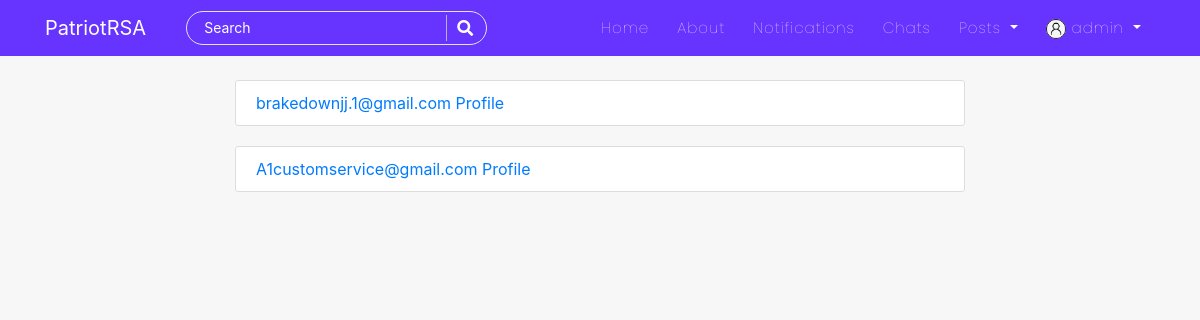
The page /user/all/ (signed in) on the database its author committed.
### users/models.py (models this page shows, shortened)
class Profile(models.Model):
    user = models.OneToOneField(User, on_delete=models.CASCADE)
    is_online = models.BooleanField(default=False)
    following = models.ManyToManyField(User, related_name="following", blank=True)
    friends = models.ManyToManyField(User, related_name='my_friends', blank=True)
    bio = models.CharField(default="",blank=True,null=True,max_length=350)
    date_of_birth = models.CharField(blank=True,max_length=150)
    updated = models.DateTimeField(auto_now=True)
    created = models.DateTimeField(auto_now_add=True)
    image = models.ImageField(default='default.jpg', upload_to='profile_pics',blank=True, null=True)
    def __str__(self):
        return f'{self.user.username} Profile'

### users/views.py (the view)
# urls.py: path('all/', views.ProfileListView.as_view(), name='profile-list-view'),
class ProfileListView(LoginRequiredMixin,ListView):
    model = Profile
    template_name = "users/all_profiles.html"
    context_object_name = "profiles"
    def get_queryset(self):
        return Profile.objects.all().exclude(user=self.request.user)

### users/templates/users/all_profiles.html (shortened to what this page needs)
{% extends "blog/base.html" %}
{% block content %}
<div class="col-md-8 m-auto">
{% for profile in profiles %}
<div class="content-section">
    <a href="{% url 'profile-detail-view' profile.pk %}">{{profile}}</a>
</div>
{% endfor %}
</div>
{% endblock %}

### blog/templates/blog/navbar.html (shortened to what this page needs)
<nav class="navbar navbar-expand-lg navbar-dark bg-steel fixed-top">
    <div class="container">
      <a class="navbar-brand mr-4 pr-3" href="/">PatriotRSA</a>
      <div class="collapse navbar-collapse" id="navbarToggle">
        <div class="navbar-nav mr-auto">
          <div id="searchbar" >
            <form method="GET" action="/search">
              <input required name="query" id="search" type="text" placeholder="Search">
              <button class="search-btn" type="submit"><i class="fas fa-search"></i></button>
            </form>
          </div>
        </div>
        <div class="navbar-nav">
          <a class="nav-item nav-link" href="{% url 'blog-home' %}">Home</a>
          <a class="nav-item nav-link" href="{% url 'blog-about' %}">About</a>
          {% if user.is_authenticated %}
          <a class="nav-item nav-link" href="{% url 'show-notifications' %}">Notifications</a>
          <a class="nav-item nav-link" href="{% url 'room-enroll' %}">Chats</a>
          <div class="dropdown">
            <a class="dropdown-toggle nav-link" href="#" role="button" id="dropdownMenuLink1" data-toggle="dropdown" aria-haspopup="true" aria-expanded="false">
              Posts
            </a>
          </div>
          {% endif %}
          {% if user.is_authenticated %}
            <div class="dropdown">
              <a class="dropdown-toggle nav-link" href="#" role="button" id="dropdownMenuLink2" data-toggle="dropdown" aria-haspopup="true" aria-expanded="false">
                <img class="rounded-circle" style="height: 20px; width: 20px;" src="{{user.profile.image.url}}" alt="">&nbsp;{{user|truncatechars:"10"}}
              </a>
            </div>
          {% else %}
            <a class="nav-item nav-link" href="{% url 'account_login' %}">Login</a>
            <a class="nav-item nav-link" href="{% url 'register' %}">Register</a>
          {% endif %}
        </div>
      </div>
    </div>
</nav>

### blog/static/blog/main.css (style rules this page uses)
body { background: #f7f7f7; color: #333333; margin-top: 5rem; scroll-behavior: smooth; }
.bg-steel { background: #6633FF; }
.site-header .navbar-nav .nav-link { color: #ffffff; font-family:'Poppins'; font-weight: 100; margin: 0px 6px; font-size: 15px; letter-spacing: 1px; }
.content-section { background: #ffffff; padding: 10px 20px; border: 1px solid #dddddd; border-radius: 3px; margin-bottom: 20px; }
#searchbar form { width: auto; display: flex; flex-direction: row; border-radius: 50px; padding: 3px 15px; background-color: transparent; border: 1px solid #e4e4e4; margin-right: 10px; }
#searchbar form input::placeholder { color: #fff; font-size: 14px; }
#searchbar form input { border: none; outline: none; color: #fff; font-size: 15px; flex: 1; background-color:transparent; }
.search-btn { color:#fff; border: none; width: 25px; padding-left: 10px; border-left: 1px solid rgba(202, 202, 202, 0.829); outline: none; background-color: transparent; }
.search-btn i { font-size: 16px; }

### rows shown on the page
Profile: user.username "brakedownjj.1@gmail.com Profile"
Profile: user.username "A1customservice@gmail.com Profile"

### other values the page prints
{{ user|truncatechars:"10" }} "admin"
